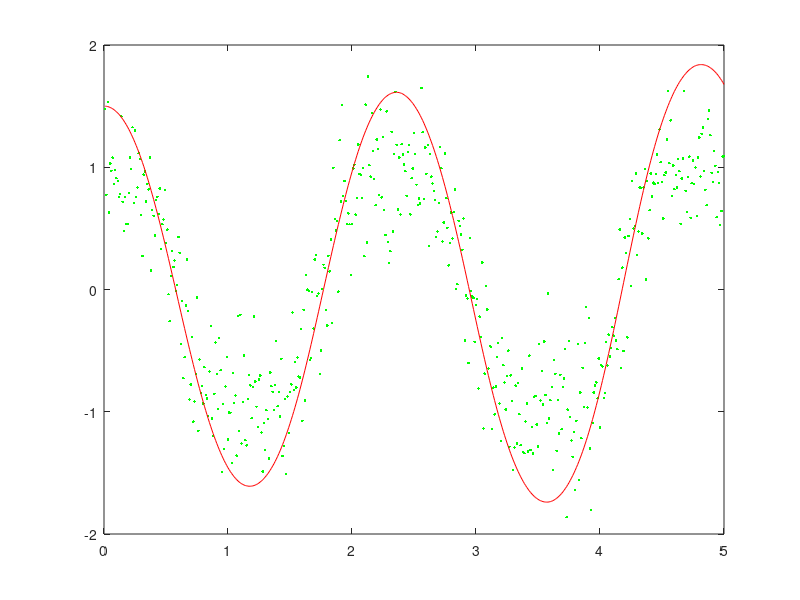

The MATLAB source for this figure:
%%%%%%%%%%%%%%%%%%%%%%%%%%%%%%%%%%%%%%%%%%%%%%%%%%%%%%%%%%%%%%%%%
%
% Simulate pendulum data for the examples in the book
%
% Simo Sarkka (2013), Bayesian Filtering and Smoothing,
% Cambridge University Press. 
%
% Last updated: $Date: 2013/08/26 12:58:41 $.
%
% This software is distributed under the GNU General Public 
% Licence (version 2 or later); please refer to the file 
% Licence.txt, included with the software, for details.
%
%%%%%%%%%%%%%%%%%%%%%%%%%%%%%%%%%%%%%%%%%%%%%%%%%%%%%%%%%%%%%%%%%

%%
% Simulate simple pendulum. Note that the system easily
% diverges, but it should not matter.
    
    % Remember to comment these out when benchmarking!
    fprintf('!! Using fixed random stream !!\n');
    rand('state',1)
    randn('state',1)
    % <--- 
    
    DT = 0.01;
    g  = 9.81;
    Q  = 0.01*[DT^3/3 DT^2/2; DT^2/2 DT];
    R  = 0.1;
    m0 = [1.6;0]; % Slightly off
    P0 = 0.1*eye(2);
        
    steps = 500;

    QL = chol(Q,'lower');
   
    T = [];
    X = [];
    Y = [];
    t = 0;
    x = [1.5;0];
    for k=1:steps
        x = [x(1)+x(2)*DT;
             x(2)-g*sin(x(1))*DT];
        w = QL * randn(2,1);
        x = x + w;
        y = sin(x(1)) + sqrt(R)*randn;
        t = t + DT;
        X = [X x];
        Y = [Y y];
        T = [T t];
  end

  % Plot the data
  plot(T,Y,'g.',T,X(1,:),'r-');

